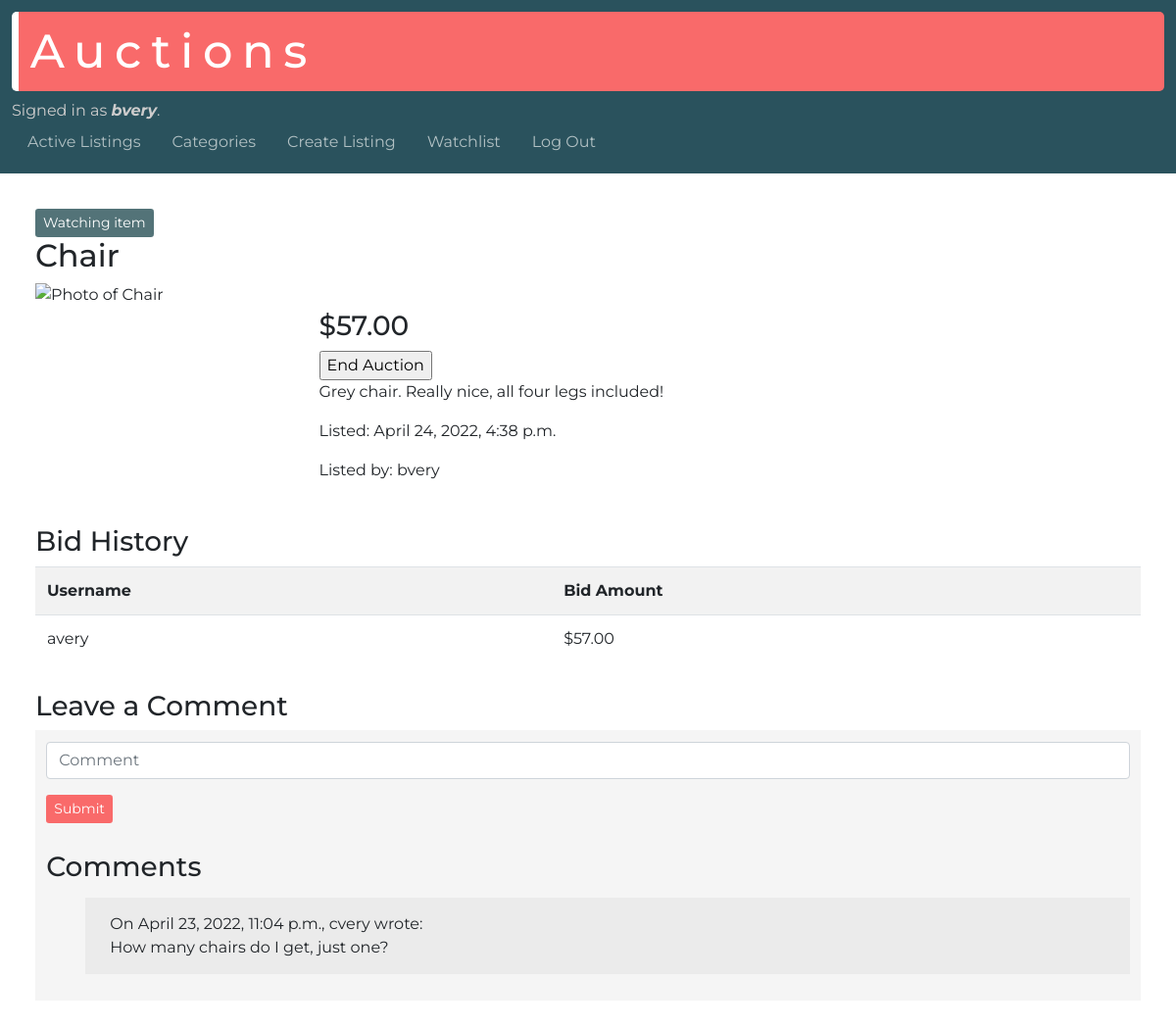
Screenshot of /listing/17 (signed in) with the database file from the repository.
### auctions/models.py (models this page shows, shortened)
class User(AbstractUser):
  watchlist = models.ManyToManyField('Listing', blank=True, related_name="watched")

class Listing(models.Model):
  user = models.ForeignKey(User, on_delete=models.CASCADE, related_name="listings")
  title = models.CharField(max_length=64)
  price = models.DecimalField(max_digits=8, decimal_places=2)
  description = models.TextField(max_length=256)
  date = models.DateTimeField(auto_now_add=True)
  photo = models.URLField(max_length=200, blank=True)
  category = models.CharField(max_length=32, blank=True)
  status = models.BooleanField(default=True)

class Bid(models.Model):
  listing = models.ForeignKey(Listing, on_delete=models.CASCADE, related_name="bids")
  price = models.DecimalField(max_digits=8, decimal_places=2)
  bidder = models.ForeignKey(User, on_delete=models.CASCADE)

class Comment(models.Model):
  user = models.ForeignKey(User, on_delete=models.CASCADE)
  date = models.DateTimeField(auto_now_add=True)
  comment = models.CharField(max_length=256)
  listing = models.ForeignKey(Listing, on_delete=models.CASCADE, related_name="comments")

### auctions/views.py (the view)
# urls.py: path("listing/<int:listing_id>", views.listing, name="listing"),
def listing(request, listing_id):
  listing = Listing.objects.get(pk=listing_id)
  bids = listing.bids.all()
  user = request.user
  listing_creator = listing.user
  comments = listing.comments.all()
  if request.user.is_authenticated:
    if user.watchlist.filter(pk=listing_id):
      watchlist_message = "Watching item"
    else:
      watchlist_message = "Not watching item"
    if user == listing_creator:
      user_is_creator = True
    else:
      user_is_creator = False
    if bids:
      max_bid = bids.latest('price')
    else:
      max_bid = None
    return render(request, "auctions/listing.html", {
      "listing": listing,
      "watchlist_message": watchlist_message,
      "bids": bids,
      "comments": comments,
      "user_is_creator": user_is_creator,
      "max_bid": max_bid
    })
  else:
    return render(request, "auctions/listing.html", {
      "listing": listing
    })

### auctions/templates/auctions/listing.html (shortened to what this page needs)
{% extends "auctions/layout.html" %}
{% block body %}
    {% if user.is_authenticated %}
      <form action="{% url 'add-remove-watchlist' listing.id %}" method="POST">
        <input type="submit" value="{{ watchlist_message }}" class="btn btn-sm btn-primary watchlist-button">
      </form>
    {% endif %}
    <h2>{{ listing.title }}</h2>
    <div class="row listing-container">
      <div class="col-md-3">
        <img src="{{ listing.photo }}" alt="Photo of {{ listing.title }}" class="img-small">
      </div>
      <div class="col-md-9">
        <h3>${{ listing.price }}</h3>
        {% if user_is_creator and listing.status %}
          <form action="{% url 'close-listing' listing.id %}" method="POST">
            <input type="submit" value="End Auction">
          </form>
        {% endif %}
        <p>{{ listing.description }}</p>
        <p>Listed: {{ listing.date }}</p>
        <p>Listed by: {{ listing.user.username }}</p>
      </div>
    </div>
    {% if user.is_authenticated %}
      <h3>Bid History</h3>
      <table class="table table-striped">
        <tr>
          <th>Username</th>
          <th>Bid Amount</th>
        </tr>
      {% for bid in bids %}
        <tr>
          <td>{{ bid.bidder.username }}</td>
          <td>${{ bid.price }}</td>
        </tr>
      {% endfor %}
      </table>
      <h3>Leave a Comment</h3>
      <div class="comment-section">
      <form action="{% url 'comment' listing.id %}" method="POST">
        <div class="form-group">
          <input type="text" required name="comment_text" class="form-control" placeholder="Comment">
        </div>
        <input type="submit" value="Submit" class="btn btn-sm btn-primary">
      </form>
      <h3>Comments</h3>
      <ul>
      {% for comment in comments %}
        <li class="comment">
          On {{ comment.date }}, {{ comment.user.username }} wrote:
          <br>
          {{ comment.comment }}
        </li>
      {% endfor %}
      </ul>
      </div>
    {% endif %}
{% endblock %}

### auctions/templates/auctions/layout.html (shortened to what this page needs)
{% load static %}
<!DOCTYPE html>
<html lang="en">
    <head>
        <link rel="stylesheet" href="https://stackpath.bootstrapcdn.com/bootstrap/4.4.1/css/bootstrap.min.css">
        <link href="{% static 'auctions/styles.css' %}" rel="stylesheet">
    </head>
    <body>
      <header>
        <h1>Auctions</h1>
        <div class="authentication-message">
            {% if user.is_authenticated %}
                Signed in as <strong class="italic">{{ user.username }}</strong>.
            {% else %}
                Not signed in.
            {% endif %}
        </div>
        <ul class="nav">
            <li class="nav-item">
                <a class="nav-link" href="{% url 'index' %}">Active Listings</a>
            </li>
            <li class="nav-item">
              <a class="nav-link" href="{% url 'listing-categories' %}">Categories</a>
            </li>
            {% if user.is_authenticated %}
                <li class="nav-item">
                    <a class="nav-link" href="{% url 'create-listing' %}">Create Listing</a>
                </li>
                <li class="nav-item">
                  <a class="nav-link" href="{% url 'watchlist' %}">Watchlist</a>
                </li>
                <li class="nav-item">
                    <a class="nav-link" href="{% url 'logout' %}">Log Out</a>
                </li>
            {% endif %}
        </ul>
      </header>
      <main>
        {% block body %}
        {% endblock %}
      </main>
    </body>
</html>

### auctions/static/auctions/styles.css (style rules this page uses)
body { font-family: 'Montserrat', sans-serif; }
header { padding: 1%; background-color: #2a525d; }
main { padding: 3%; }
h1, h2 { font-weight: 500; }
h1 { font-size: 3em; letter-spacing: .2em; color: #ffffff; background-color: #f96a6a; padding: 1%; border-left: solid 7px #ffffff; border-radius: 5px; }
h3 { margin-top: 1em; }
.img-small { width: 100%; }
.authentication-message { color: #cdcccc; }
.italic { font-style: italic; }
li { list-style-type: none; }
ul.nav a { color: #b1c0c3; }
h3 a, li a, p a { color: #f96a6a; }
.btn-primary { background-color: #f96a6a; border: none; }
.watchlist-button { background-color: #537378; }
div.comment-section { background-color: rgb(245, 245, 245); padding: 1%; }
li.comment { padding: 15px 25px; margin: 15px 0px; background-color: rgb(235, 235, 235); }

### rows the page displays
User: username "bvery"
Listing: title "Chair", price "57.00", description "Grey chair. Really nice, all four legs included!", date "April 24, 2022, 4:38 p.m.", user.username "bvery"
Bid: bidder.username "avery", price "57.00"
Comment: date "April 23, 2022, 11:04 p.m.", user.username "cvery", comment "How many chairs do I get, just one?"
